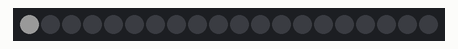
Bench run of a sketch on a simulated Arduino Uno, built with avr-gcc and run on an emulated ATmega328P. Parts: 20 RGB LEDs in strip order, left to right. Dim RGB values are drawn brighter than linear.

Above: at 0.3 s.
At 5.13 s:
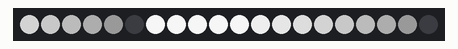
At 10.15 s:
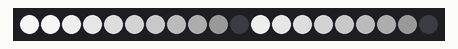
At 20.2 s:
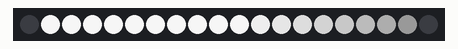
At 30.05 s:
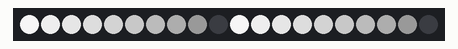
At 39.89 s:
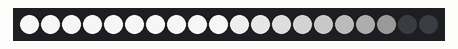

The sketch:

code_alfa.ino
```cpp
#include <FastLED.h>

#define DATA_PIN 5            // Digital pin connected to the LED
#define NUM_LEDS 20           // Number of LEDs
#define FADE_EFFECT_DELAY 200 // Adjust this delay as needed
#define FADE_EFFECT_STEP 10   // Adjust this step as needed

CRGB leds[NUM_LEDS];
int led_brightness[NUM_LEDS];

void setup() {
  setBrightnessArray();
  FastLED.addLeds<NEOPIXEL, DATA_PIN>(leds, NUM_LEDS);
  FastLED.show(); // Initialize LEDs
}

void loop() {
  for (int ledIndex = 0; ledIndex < NUM_LEDS; ledIndex++) {
    // Set the brightness of the current LED
    leds[ledIndex] = CRGB(led_brightness[ledIndex], led_brightness[ledIndex],
                          led_brightness[ledIndex]);

    // Increment the brightness of the previous LEDs
    for (int prevIndex = ledIndex - 1;
         prevIndex >= 0 && prevIndex > ledIndex - FADE_EFFECT_STEP;
         prevIndex--) {
      led_brightness[prevIndex] += 255 / FADE_EFFECT_STEP;
      leds[prevIndex] =
          CRGB(led_brightness[prevIndex], led_brightness[prevIndex],
               led_brightness[prevIndex]);
    }

    FastLED.show();
    delay(FADE_EFFECT_DELAY);
  }

  // Reset brightness array for the next iteration
  setBrightnessArray();
}

void setBrightnessArray() {
  for (int i = 0; i < NUM_LEDS; i++) {
    led_brightness[i] = 0;
  }
}
```
